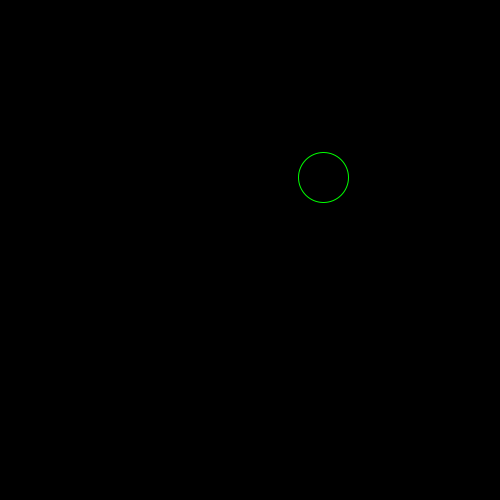
Frame 1 (no input)
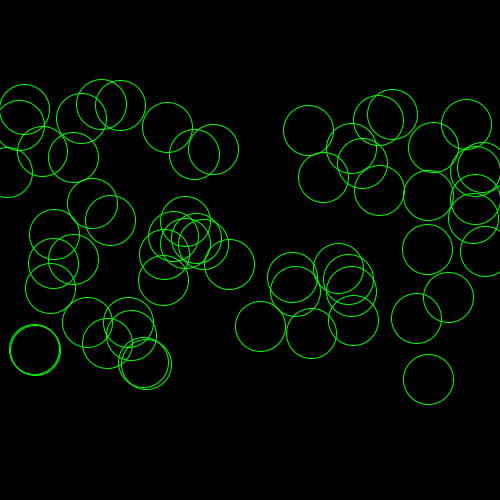
Frame 60 (the mouse pressed at the canvas centre just before this capture)
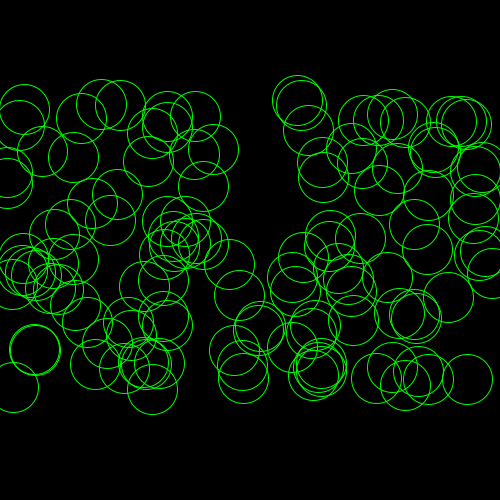
Frame 120 (the mouse held since frame 60 and released just before this capture)

The Processing sketch that drew these frames (run headless with seeded random() and noise(); from frame 60 on, the mouse is pressed at the canvas centre):

// Processing sketch: ubicacionAleatoria3
// ── ubicacionAleatoria3.pde
float  ubicX, ubicY;
void setup() {
  size(500, 500);
  background(0);
}
void draw() {
  ubicX = random(width);
  ubicY = random(100, 400);
  stroke(0, 255, 0);
  noFill();
  ellipse(ubicX, ubicY, 50, 50);
}
